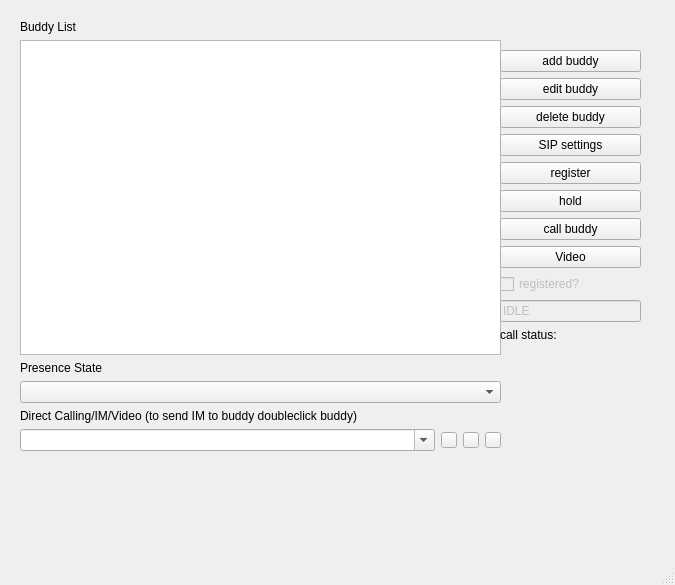
<?xml version="1.0" encoding="UTF-8"?>
<ui version="4.0">
 <class>Siptel</class>
 <widget class="QMainWindow" name="Siptel">
  <property name="geometry">
   <rect>
    <x>0</x>
    <y>0</y>
    <width>675</width>
    <height>585</height>
   </rect>
  </property>
  <property name="maximumSize">
   <size>
    <width>675</width>
    <height>585</height>
   </size>
  </property>
  <property name="windowTitle">
   <string>SipTel</string>
  </property>
  <widget class="QWidget" name="centralwidget">
   <widget class="QWidget" name="layoutWidget">
    <property name="geometry">
     <rect>
      <x>20</x>
      <y>20</y>
      <width>481</width>
      <height>431</height>
     </rect>
    </property>
    <layout class="QVBoxLayout">
     <item>
      <widget class="QLabel" name="label">
       <property name="text">
        <string>Buddy List</string>
       </property>
      </widget>
     </item>
     <item>
      <widget class="QListWidget" name="buddyList">
       <property name="toolTip">
        <string>double-click a buddy to send an instant message; select a buddy and press the 'call buddy' button to call your buddy</string>
       </property>
      </widget>
     </item>
     <item>
      <widget class="QLabel" name="label_2">
       <property name="text">
        <string>Presence State</string>
       </property>
      </widget>
     </item>
     <item>
      <widget class="QComboBox" name="comboBox">
       <property name="toolTip">
        <string>choose your presence state</string>
       </property>
      </widget>
     </item>
     <item>
      <widget class="QLabel" name="label_4">
       <property name="text">
        <string>Direct Calling/IM/Video (to send IM to buddy doubleclick buddy)</string>
       </property>
      </widget>
     </item>
     <item>
      <layout class="QHBoxLayout" name="_2">
       <item>
        <widget class="QComboBox" name="directCallComboBox">
         <property name="editable">
          <bool>true</bool>
         </property>
        </widget>
       </item>
       <item>
        <widget class="QPushButton" name="directCallButton">
         <property name="sizePolicy">
          <sizepolicy hsizetype="Fixed" vsizetype="Fixed">
           <horstretch>0</horstretch>
           <verstretch>0</verstretch>
          </sizepolicy>
         </property>
         <property name="maximumSize">
          <size>
           <width>16</width>
           <height>16</height>
          </size>
         </property>
         <property name="toolTip">
          <string>click to call the SIP URI in the left ComboBox</string>
         </property>
         <property name="text">
          <string/>
         </property>
        </widget>
       </item>
       <item>
        <widget class="QPushButton" name="directImButton">
         <property name="sizePolicy">
          <sizepolicy hsizetype="Fixed" vsizetype="Fixed">
           <horstretch>0</horstretch>
           <verstretch>0</verstretch>
          </sizepolicy>
         </property>
         <property name="maximumSize">
          <size>
           <width>16</width>
           <height>16</height>
          </size>
         </property>
         <property name="toolTip">
          <string>click to send an instant message to the SIP URI in the left ComboBox</string>
         </property>
         <property name="text">
          <string/>
         </property>
        </widget>
       </item>
       <item>
        <widget class="QPushButton" name="directVideoButton">
         <property name="sizePolicy">
          <sizepolicy hsizetype="Fixed" vsizetype="Fixed">
           <horstretch>0</horstretch>
           <verstretch>0</verstretch>
          </sizepolicy>
         </property>
         <property name="maximumSize">
          <size>
           <width>16</width>
           <height>16</height>
          </size>
         </property>
         <property name="toolTip">
          <string>click to call the SIP URI in the left ComboBox</string>
         </property>
         <property name="text">
          <string/>
         </property>
        </widget>
       </item>
      </layout>
     </item>
    </layout>
   </widget>
   <widget class="QWidget" name="layoutWidget_2">
    <property name="geometry">
     <rect>
      <x>500</x>
      <y>50</y>
      <width>141</width>
      <height>481</height>
     </rect>
    </property>
    <layout class="QGridLayout" name="gridLayout_2">
     <item row="11" column="0">
      <widget class="QLabel" name="label_3">
       <property name="sizePolicy">
        <sizepolicy hsizetype="Preferred" vsizetype="Preferred">
         <horstretch>0</horstretch>
         <verstretch>0</verstretch>
        </sizepolicy>
       </property>
       <property name="text">
        <string>call status:</string>
       </property>
       <property name="alignment">
        <set>Qt::AlignLeading|Qt::AlignLeft|Qt::AlignVCenter</set>
       </property>
      </widget>
     </item>
     <item row="9" column="0">
      <widget class="QLineEdit" name="callStateEdit">
       <property name="enabled">
        <bool>false</bool>
       </property>
       <property name="sizePolicy">
        <sizepolicy hsizetype="Preferred" vsizetype="Fixed">
         <horstretch>0</horstretch>
         <verstretch>0</verstretch>
        </sizepolicy>
       </property>
       <property name="text">
        <string>IDLE</string>
       </property>
       <property name="readOnly">
        <bool>false</bool>
       </property>
      </widget>
     </item>
     <item row="3" column="0">
      <widget class="QPushButton" name="accountButton">
       <property name="sizePolicy">
        <sizepolicy hsizetype="Preferred" vsizetype="Fixed">
         <horstretch>0</horstretch>
         <verstretch>0</verstretch>
        </sizepolicy>
       </property>
       <property name="toolTip">
        <string>configure your SIP account</string>
       </property>
       <property name="text">
        <string>SIP settings</string>
       </property>
      </widget>
     </item>
     <item row="4" column="0">
      <widget class="QPushButton" name="registerButton">
       <property name="sizePolicy">
        <sizepolicy hsizetype="Preferred" vsizetype="Fixed">
         <horstretch>0</horstretch>
         <verstretch>0</verstretch>
        </sizepolicy>
       </property>
       <property name="toolTip">
        <string>initialize the SIP stack and REGISTER</string>
       </property>
       <property name="text">
        <string>register</string>
       </property>
      </widget>
     </item>
     <item row="5" column="0">
      <widget class="QPushButton" name="holdButton">
       <property name="text">
        <string>hold</string>
       </property>
      </widget>
     </item>
     <item row="6" column="0">
      <widget class="QPushButton" name="callButton">
       <property name="sizePolicy">
        <sizepolicy hsizetype="Preferred" vsizetype="Fixed">
         <horstretch>0</horstretch>
         <verstretch>0</verstretch>
        </sizepolicy>
       </property>
       <property name="toolTip">
        <string>call the selected buddy</string>
       </property>
       <property name="text">
        <string>call buddy</string>
       </property>
      </widget>
     </item>
     <item row="2" column="0">
      <widget class="QPushButton" name="deleteButton">
       <property name="sizePolicy">
        <sizepolicy hsizetype="Preferred" vsizetype="Fixed">
         <horstretch>0</horstretch>
         <verstretch>0</verstretch>
        </sizepolicy>
       </property>
       <property name="toolTip">
        <string>delete a buddy from your buddy list</string>
       </property>
       <property name="text">
        <string>delete buddy</string>
       </property>
      </widget>
     </item>
     <item row="12" column="0">
      <spacer>
       <property name="orientation">
        <enum>Qt::Vertical</enum>
       </property>
       <property name="sizeHint" stdset="0">
        <size>
         <width>133</width>
         <height>21</height>
        </size>
       </property>
      </spacer>
     </item>
     <item row="1" column="0">
      <widget class="QPushButton" name="editButton">
       <property name="sizePolicy">
        <sizepolicy hsizetype="Preferred" vsizetype="Fixed">
         <horstretch>0</horstretch>
         <verstretch>0</verstretch>
        </sizepolicy>
       </property>
       <property name="toolTip">
        <string>edit an existing buddy</string>
       </property>
       <property name="text">
        <string>edit buddy</string>
       </property>
      </widget>
     </item>
     <item row="0" column="0">
      <widget class="QPushButton" name="addButton">
       <property name="sizePolicy">
        <sizepolicy hsizetype="Preferred" vsizetype="Fixed">
         <horstretch>0</horstretch>
         <verstretch>0</verstretch>
        </sizepolicy>
       </property>
       <property name="toolTip">
        <string>add a buddy to your buddy list</string>
       </property>
       <property name="text">
        <string>add buddy</string>
       </property>
      </widget>
     </item>
     <item row="7" column="0">
      <widget class="QPushButton" name="videoButton">
       <property name="sizePolicy">
        <sizepolicy hsizetype="Preferred" vsizetype="Fixed">
         <horstretch>0</horstretch>
         <verstretch>0</verstretch>
        </sizepolicy>
       </property>
       <property name="toolTip">
        <string>call the selected buddy</string>
       </property>
       <property name="text">
        <string>Video</string>
       </property>
      </widget>
     </item>
     <item row="8" column="0">
      <widget class="QCheckBox" name="statusBox">
       <property name="enabled">
        <bool>false</bool>
       </property>
       <property name="sizePolicy">
        <sizepolicy hsizetype="Preferred" vsizetype="Fixed">
         <horstretch>0</horstretch>
         <verstretch>0</verstretch>
        </sizepolicy>
       </property>
       <property name="text">
        <string>registered?</string>
       </property>
       <property name="checkable">
        <bool>true</bool>
       </property>
      </widget>
     </item>
    </layout>
   </widget>
  </widget>
  <widget class="QMenuBar" name="menubar">
   <property name="geometry">
    <rect>
     <x>0</x>
     <y>0</y>
     <width>675</width>
     <height>28</height>
    </rect>
   </property>
  </widget>
  <widget class="QStatusBar" name="statusbar"/>
 </widget>
 <resources/>
 <connections/>
</ui>
